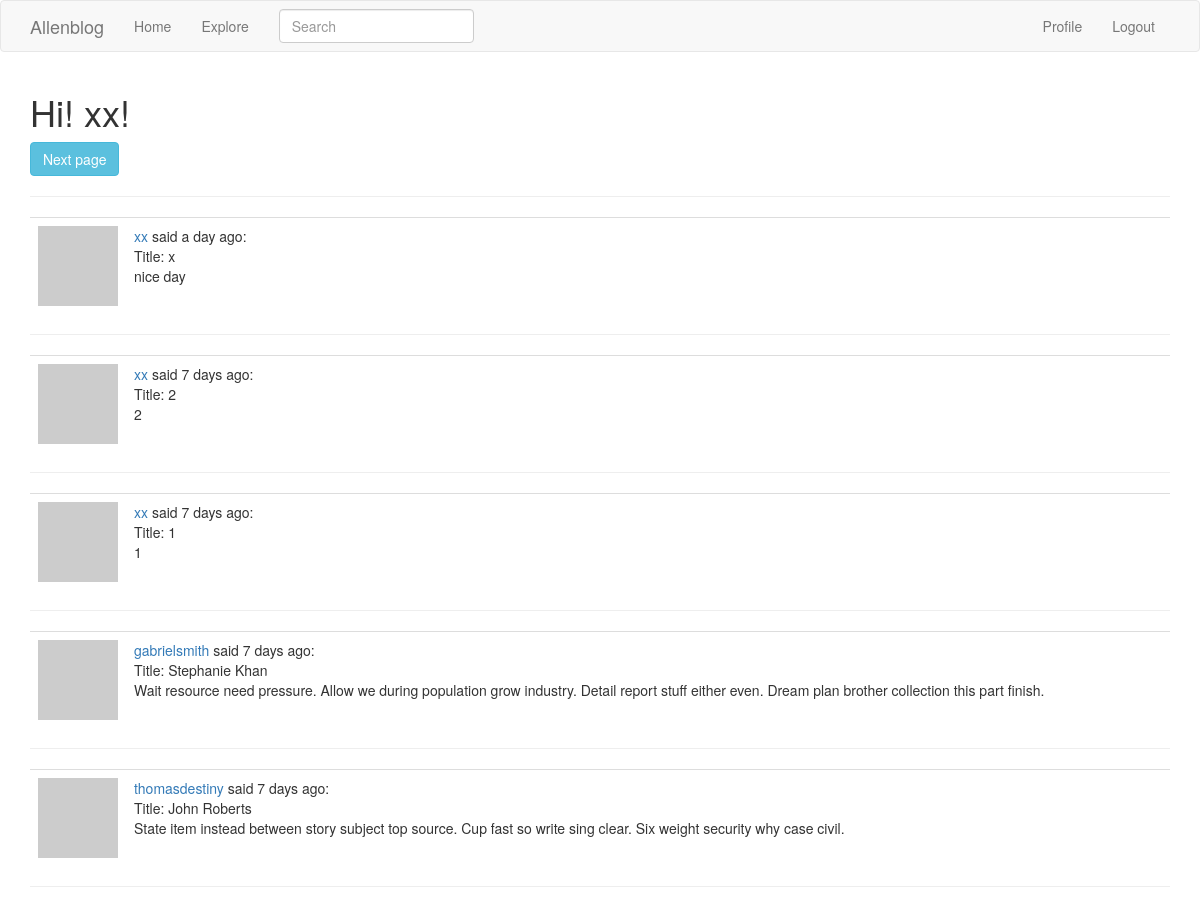
The page /explore (signed in) on the database as committed earlier.
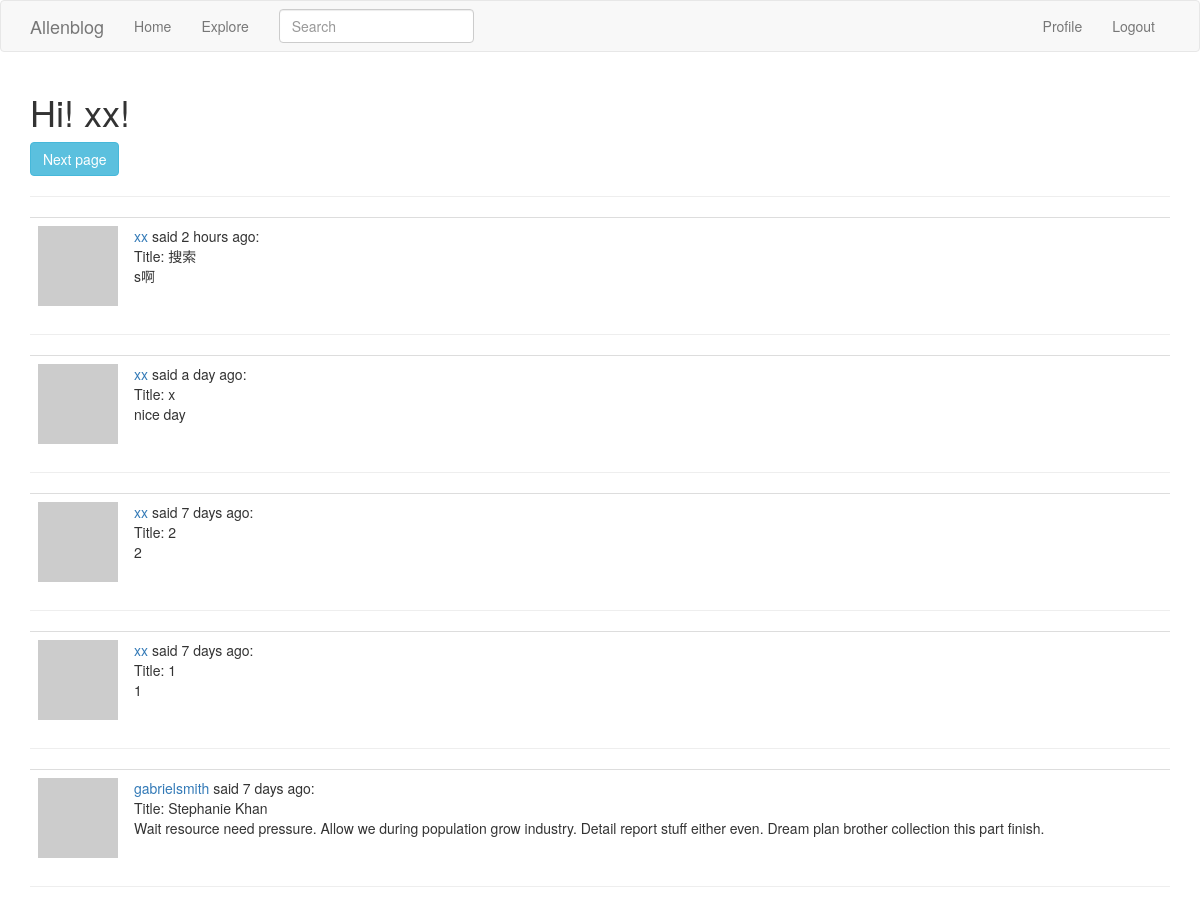
The same page on the database as committed later.
### app/models.py (models this page shows, shortened)
class SearchableMixin(object):
    @classmethod
    def before_commit(cls, session):
        session._changes = {
            'add': list(session.new),
            'update': list(session.dirty),
            'delete': list(session.deleted)
        }
    @classmethod
    def after_commit(cls, session):
        for obj in session._changes['add']:
            if isinstance(obj, SearchableMixin):
                add_to_index(obj.__tablename__, obj)
        for obj in session._changes['update']:
            if isinstance(obj, SearchableMixin):
                add_to_index(obj.__tablename__, obj)
        for obj in session._changes['delete']:
            if isinstance(obj, SearchableMixin):
                remove_from_index(obj.__tablename__, obj)
        session._changes = None

class Post(SearchableMixin ,db.Model):
    __tablename__ = 'post'
    __searchable__ = ['body']
    id = db.Column(db.Integer, primary_key=True)
    title = db.Column(db.String(32), index=True)
    body = db.Column(db.String(140))
    timestamp = db.Column(db.DateTime, index=True, default=datetime.utcnow)
    user_id = db.Column(db.Integer, db.ForeignKey('user.id'))

class User(db.Model, UserMixin):
    __tablename__ = 'user'
    id = db.Column(db.Integer, primary_key=True)
    username = db.Column(db.String(64), index=True, unique=True)
    email = db.Column(db.String(120), index=True, unique=True)
    password_hash = db.Column(db.String(128))
    posts = db.relationship('Post', backref='author', lazy='dynamic')
    about_me = db.Column(db.String(140))
    last_seen = db.Column(db.DateTime, default=datetime.utcnow)
    followed = db.relationship(
        'User', secondary=followers,
        primaryjoin=(followers.c.follower_id == id),
        secondaryjoin=(followers.c.followed_id == id),
        backref=db.backref('followers', lazy='dynamic'),
        lazy='dynamic'
    )
    def avatar(self, size):
        digest = md5(self.email.lower().encode('utf-8')).hexdigest()
        return 'https://www.gravatar.com/avatar/{}?d=identicon&s={}'.format(digest, size)

### app/main/views.py (the view)
@main.route('/explore')
@login_required
def explore():
    page = request.args.get('page', 1, type=int)
    posts = Post.query.order_by(Post.timestamp.desc()).paginate(page, current_app.config['POSTS_PER_PAGE'], False)
    next_url = url_for('main.explore', page=posts.next_num) if posts.has_next else None
    prev_url = url_for('main.explore', page=posts.prev_num) if posts.has_prev else None
    return render_template('explore.html', title='Explore', posts=posts.items, next_url=next_url, prev_url=prev_url)

### app/main/forms.py
class SearchForm(FlaskForm):
    q = StringField('Search', validators=[DataRequired()])
    def __init__(self, *args, **kwargs):
        if 'formdata' not in kwargs:
            kwargs['formdata'] = request.args
        if 'csrf_enabled' not in kwargs:
            kwargs['csrf_enabled'] = False
        super(SearchForm, self).__init__(*args, **kwargs)

### app/main/views.py (called while the page is built)
@main.before_request
def before_request():
    if current_user.is_authenticated:
        current_user.last_seen = datetime.utcnow()
        db.session.commit()
        g.search_form = SearchForm()

### app/models.py (called while the page is built)
@login_manager.user_loader
def load_user(id):
    return User.query.get(int(id))

### app/templates/explore.html
{% extends "base.html" %}
{% block app_content %}
    <h1>Hi! {{ current_user.username }}!</h1>
    {% include('_pagination.html') %}
    {% for post in posts %}
        {% include('_post.html') %}
        <hr>
    {% endfor %}
{% endblock %}

### app/templates/_post.html
    <table class="table table-hover">
        <tr>
            <td width="70px">
                <span class="user_popup">
                    <a href="{{ url_for('main.user_profile', username=post.author.username) }}">
                        <img src="{{ post.author.avatar(70) }}" />
                    </a>
                 </span>
            </td>
            <td>
                <span class="user_popup">
                    <a href="{{ url_for('main.user_profile', username=post.author.username) }}">
                        {{ post.author.username }}
                    </a>
                </span>
                said {{ moment(post.timestamp).fromNow() }}:
                <br>
                Title: {{ post.title }}
                <br>
                {{ post.body }}
            </td>
        </tr>
    </table>

Rows that differ between the two databases and show on the page:
no longer on this page (row unchanged): Post: author.username "thomasdestiny", timestamp "7 days ago", title "John Roberts", body "State item instead between story subject top source. Cup fast so write sing clear. Six weight security why case civil."
added Post: author.username "xx", timestamp "2 hours ago", title "搜索", body "s啊"
